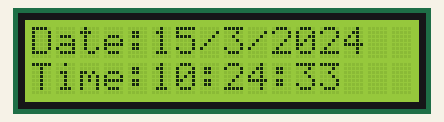
Bench run of a sketch on a simulated ESP8266 (NodeMCU). Parts: 16×2 character LCD. WiFi joins after 1.5 s; servers stay silent unless stated; network time is answered at once with the bench clock; the local clock reads 2024-03-15 10:24:30 at power-on unless the sketch sets it.

Above: at 3.2 s.
At 7.4 s:
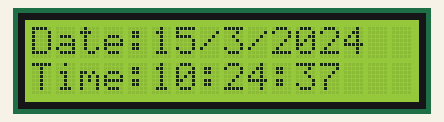
At 12.2 s:
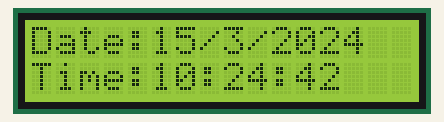
At 21.1 s:
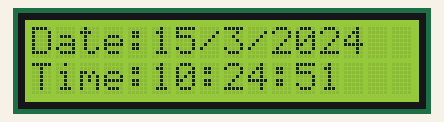
At 29.5 s:
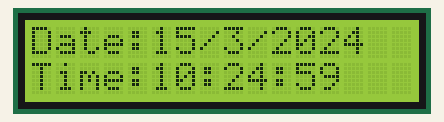
At 38.5 s:
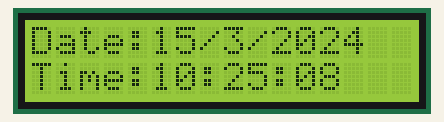

Measured:
- what the display in image 0 shows lasts 1.0 s, from 3.2 s to 4.2 s

The sketch:

lcd_clock.ino
```cpp
#include <LiquidCrystal_I2C.h>
#include <SPI.h>
#include <Wire.h>
#include <ESP8266WiFi.h>
#include <NTPClient.h>
#include <WiFiUdp.h>

// Initialize the LCD with I2C address 0x3F and a 16x2 display
LiquidCrystal_I2C lcd(0x27, 16, 2);


const char *ssid     = "very_good_wifi"; //ur wifi name
const char *password = "password123"; // and password


WiFiUDP ntpUDP;
#define offset 10800   //gmt+3 u can add gmt in ur time zone (+1 gmt = 3600)
NTPClient timeClient(ntpUDP, "time.google.com", offset);

void setup() {

  lcd.begin();
  lcd.backlight();
  lcd.clear();


  // Wifi starting...
  WiFi.begin(ssid, password);
  while (WiFi.status() != WL_CONNECTED) {
    delay(1000);
      lcd.setCursor(0, 0);
  lcd.print("Connecting");
  }
  lcd.clear();
  lcd.setCursor(0, 0);
  lcd.print("Conneted!");

  delay(1000);
  timeClient.begin();


}

void loop() {
  timeClient.update();

  time_t epochTime = timeClient.getEpochTime();
  String formattedTime = timeClient.getFormattedTime();

  struct tm *ptm = gmtime((time_t *)&epochTime);


  int monthDay = ptm->tm_mday;
  int currentMonth = ptm->tm_mon + 1;
  int currentYear = ptm->tm_year + 1900;
  String currentDate = String(monthDay) + "/" + String(currentMonth) + "/" + String(currentYear);


  lcd.setCursor(0, 0);
  lcd.print("Date:" + currentDate);
  lcd.setCursor(0, 1);
  lcd.print("Time:" + formattedTime);
  delay(500);
}
```
